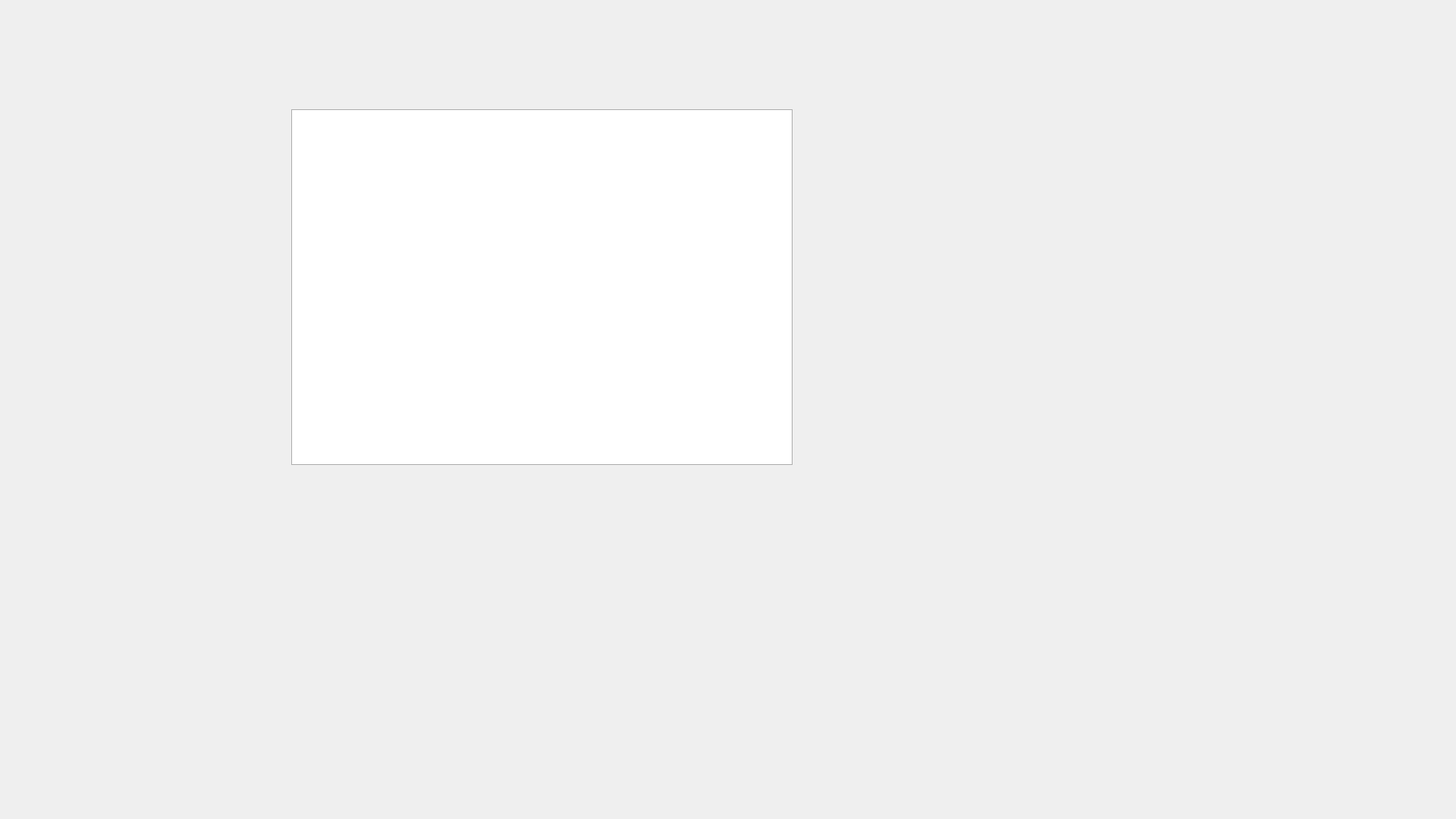
<?xml version="1.0" encoding="UTF-8"?>
<ui version="4.0">
 <class>ReportInfo</class>
 <widget class="QWidget" name="ReportInfo">
  <property name="geometry">
   <rect>
    <x>0</x>
    <y>0</y>
    <width>1600</width>
    <height>900</height>
   </rect>
  </property>
  <property name="windowTitle">
   <string>Form</string>
  </property>
  <widget class="QTextBrowser" name="ReportDisplay">
   <property name="geometry">
    <rect>
     <x>320</x>
     <y>120</y>
     <width>551</width>
     <height>391</height>
    </rect>
   </property>
  </widget>
 </widget>
 <resources/>
 <connections/>
</ui>
